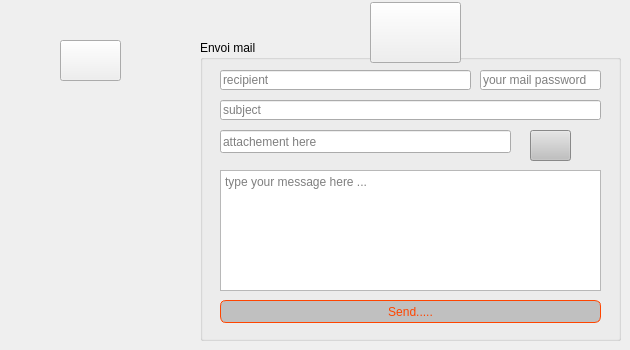
      <widget class="QWidget" name="tab">
       <attribute name="title">
        <string>send email</string>
       </attribute>
       <widget class="QGroupBox" name="groupBox_14">
        <property name="geometry">
         <rect>
          <x>200</x>
          <y>40</y>
          <width>421</width>
          <height>301</height>
         </rect>
        </property>
        <property name="styleSheet">
         <string notr="true"/>
        </property>
        <property name="title">
         <string>Envoi mail</string>
        </property>
        <widget class="QLineEdit" name="rcpt">
         <property name="geometry">
          <rect>
           <x>20</x>
           <y>30</y>
           <width>251</width>
           <height>20</height>
          </rect>
         </property>
         <property name="styleSheet">
          <string notr="true"/>
         </property>
         <property name="placeholderText">
          <string>recipient</string>
         </property>
        </widget>
        <widget class="QLineEdit" name="subject">
         <property name="geometry">
          <rect>
           <x>20</x>
           <y>60</y>
           <width>381</width>
           <height>20</height>
          </rect>
         </property>
         <property name="placeholderText">
          <string>subject</string>
         </property>
        </widget>
        <widget class="QLineEdit" name="file">
         <property name="geometry">
          <rect>
           <x>20</x>
           <y>90</y>
           <width>291</width>
           <height>23</height>
          </rect>
         </property>
         <property name="placeholderText">
          <string>attachement here</string>
         </property>
        </widget>
        <widget class="QTextEdit" name="msg">
         <property name="geometry">
          <rect>
           <x>20</x>
           <y>130</y>
           <width>381</width>
           <height>121</height>
          </rect>
         </property>
         <property name="placeholderText">
          <string>type your message here ...</string>
         </property>
        </widget>
        <widget class="QPushButton" name="sendBtn">
         <property name="geometry">
          <rect>
           <x>20</x>
           <y>260</y>
           <width>381</width>
           <height>23</height>
          </rect>
         </property>
         <property name="font">
          <font/>
         </property>
         <property name="styleSheet">
          <string notr="true">QPushButton
{ color: #ff4500;
     background-color: #C0C0C0;
   
    border-width: 1px;
    border-color#ff4500;:;
    border-style: solid;
    border-radius: 6;
    padding: 3px;
    font-size: 12px;
    padding-left: 5px;
    padding-right: 5px;
}</string>
         </property>
         <property name="text">
          <string>Send.....</string>
         </property>
        </widget>
        <widget class="QLineEdit" name="mail_pass">
         <property name="geometry">
          <rect>
           <x>280</x>
           <y>30</y>
           <width>121</width>
           <height>20</height>
          </rect>
         </property>
         <property name="echoMode">
          <enum>QLineEdit::Password</enum>
         </property>
         <property name="placeholderText">
          <string>your mail password</string>
         </property>
        </widget>
        <widget class="QPushButton" name="browseBtn">
         <property name="geometry">
          <rect>
           <x>330</x>
           <y>90</y>
           <width>41</width>
           <height>31</height>
          </rect>
         </property>
         <property name="styleSheet">
          <string notr="true">
     background-color: #C0C0C0;

border-image: url(:/resource/browsing.png);
</string>
         </property>
         <property name="text">
          <string/>
         </property>
        </widget>
       </widget>
       <widget class="QPushButton" name="pushButton">
        <property name="geometry">
         <rect>
          <x>60</x>
          <y>40</y>
          <width>61</width>
          <height>41</height>
         </rect>
        </property>
        <property name="styleSheet">
         <string notr="true">image: url(:/resource/login.png);</string>
        </property>
        <property name="text">
         <string/>
        </property>
       </widget>
       <widget class="QPushButton" name="pushButton_4">
        <property name="geometry">
         <rect>
          <x>370</x>
          <y>2</y>
          <width>91</width>
          <height>61</height>
         </rect>
        </property>
        <property name="styleSheet">
         <string notr="true">image: url(:/resource/email (1).png);</string>
        </property>
        <property name="text">
         <string/>
        </property>
       </widget>
      </widget>
